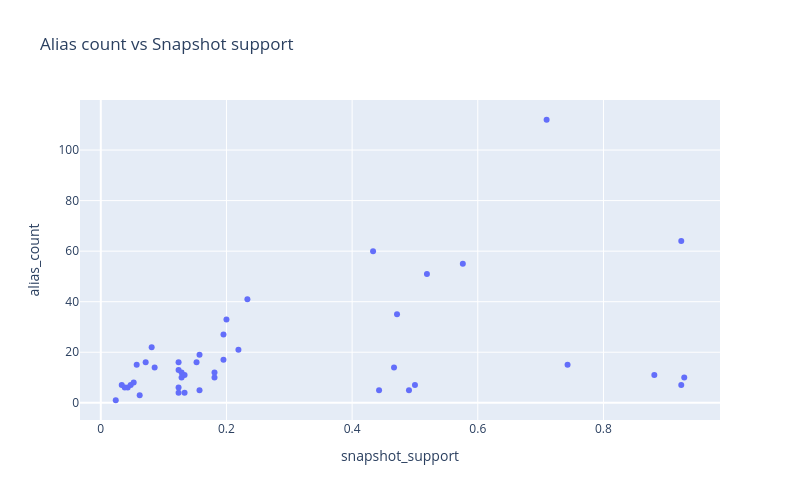

This figure's notebook cell:
### Code cell
px.scatter(
    agg6.reset_index(),
    x="snapshot_support",
    y="alias_count",
    hover_name="canonical_name",
    title="Alias count vs Snapshot support",
    width=800,
    height=500,
)

### Figure 1 — Plotly figure (JSON) as saved in the notebook; plotly's stock layout.template omitted (floating-point values rounded to 4 significant figures)
{"data": [{"hovertemplate": "<b>%{hovertext}</b><br><br>snapshot_support=%{x}<br>alias_count=%{y}<extra></extra>", "hovertext": ["analysis_method", "calculation_method", "category_dimension", "category_labels", "column_dimension", "comparison_group", "currency", "data_collection_method", "data_source", "financial_metric", "financing_instrument", "financing_source", "geographic_entities", "geographic_granularity", "geographic_role", "geographic_scope", "indicator_definition", "indicator_name", "internal_identifier", "interpretive_note", "intervention_type", "language", "location_type", "measure_type", "not_in_ontology", "panel_title", "population_group", "project_component", "project_identifier", "project_name", "reference_date", "row_dimension", "series_dimension", "series_labels", "source_document_title", "source_organization", "subject_domain", "subject_summary", "temporal_granularity", "time_period", "title", "unit_of_measure", "visualization_type"], "legendgroup": "", "marker": {"color": "#636efa", "symbol": "circle"}, "mode": "markers", "name": "", "orientation": "v", "showlegend": false, "type": "scatter", "x": [0.1952, 0.1238, 0.4333, 0.519, 0.4429, 0.1238, 0.1238, 0.04286, 0.4667, 0.07143, 0.03333, 0.04762, 0.2, 0.1286, 0.05714, 0.9238, 0.05238, 0.9238, 0.1286, 0.2333, 0.08571, 0.1238, 0.08095, 0.219, 0.7095, 0.02381, 0.4714, 0.0381, 0.1333, 0.181, 0.1524, 0.5, 0.0619, 0.181, 0.1571, 0.1571, 0.5762, 0.1952, 0.1333, 0.7429, 0.9286, 0.881, 0.4905], "xaxis": "x", "y": [27, 16, 60, 51, 5, 13, 4, 6, 14, 16, 7, 7, 33, 12, 15, 7, 8, 64, 10, 41, 14, 6, 22, 21, 112, 1, 35, 6, 4, 10, 16, 7, 3, 12, 5, 19, 55, 17, 11, 15, 10, 11, 5], "yaxis": "y"}], "layout": {"height": 500, "legend": {"tracegroupgap": 0}, "title": {"text": "Alias count vs Snapshot support"}, "width": 800, "xaxis": {"anchor": "y", "autorange": true, "domain": [0, 1], "range": [-0.03309, 0.9855], "title": {"text": "snapshot_support"}, "type": "linear"}, "yaxis": {"anchor": "x", "autorange": true, "domain": [0, 1], "range": [-6.816, 119.8], "title": {"text": "alias_count"}, "type": "linear"}}}
